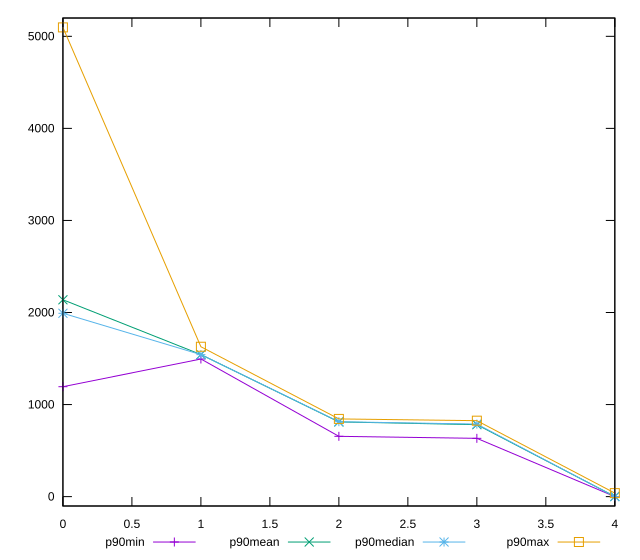

Write gnuplot code to recreate this figure.
reset

$p90Min <<EOF
0 1194
1 1495
2 655
3 633
4 0
EOF

$p90Mean <<EOF
0 2138.1382978723404
1 1543.0106382978724
2 811.3829787234042
3 781.6382978723404
4 1.553191489361702
EOF

$p90Median <<EOF
0 1991.5
1 1542
2 813.5
3 788
4 0
EOF

$p90Max <<EOF
0 5097
1 1628
2 844
3 825
4 38
EOF

set key outside below
set xrange [0:4]
set yrange [-101.94:5198.94]
set trange [-101.94:5198.94]
set terminal svg size 640, 560 enhanced background rgb 'white'
set output "report_00012_2021-02-09T11:01:39.952Z/render-blocking-resources/progression/value.svg"

plot $p90Min title "p90min" with linespoints, \
     $p90Mean title "p90mean" with linespoints, \
     $p90Median title "p90median" with linespoints, \
     $p90Max title "p90max" with linespoints

reset
